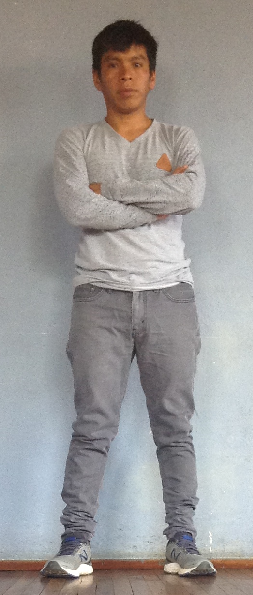
#> input picture Superposicion/image/yo4.png, 253 x 595 px
$ python histograma.py
#> lines starting #> are read from the running program, lines starting #| are printed output that depends on the picture
import cv2
import numpy as np
from matplotlib import pyplot as plt


img = cv2.imread('image/yo4.png')
#> img is the input picture: shape (595, 253, 3); mean B, G, R 150.9, 152.5, 155.2


color = ('b', 'g', 'r')

plt.subplot(121)
plt.imshow(cv2.cvtColor(img, cv2.COLOR_BGR2RGB))
plt.title("100.bmp")
plt.axis("off")


for i, c in enumerate(color):
    plt.subplot(222)
    hist = cv2.calcHist([img], [i], None, [512], [0, 512])
    plt.plot(hist, color=c)
    plt.xlim([0, 256])


'''
hist = cv2.calcHist([img],[0],None, [256], [0, 256])

plt.subplot(121)
plt.imshow(img,cmap='gray')
plt.title("Lena")

plt.subplot(122)
plt.plot(hist, color='gray')
plt.xlabel('Intensidad')
plt.ylabel('Pixeles')
'''
plt.show()
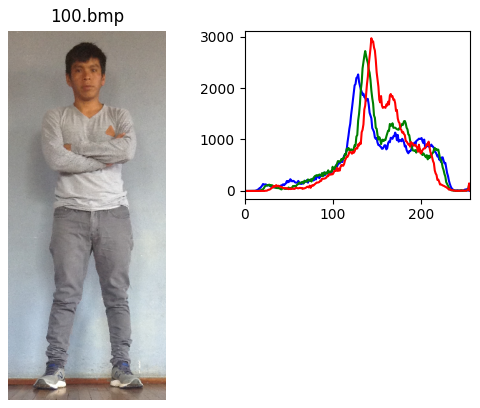
#> figure drawn by matplotlib, 2 panels; panel 2: curve peaks at x = 129, y = 2264; panel 2: curve peaks at x = 137, y = 2718; panel 2: curve peaks at x = 144, y = 2967

cv2.waitKey(0)
cv2.destroyAllWindows()

$ run again, with Superposicion/image/a.jpg saved as Superposicion/image/yo4.png
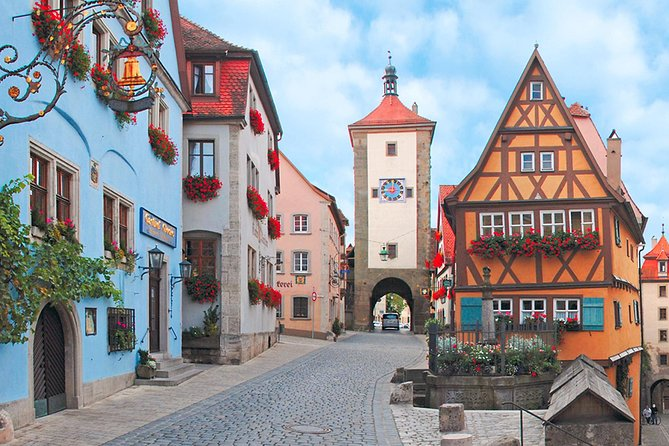
#> input picture Superposicion/image/a.jpg, 669 x 446 px
#> img is the input picture: shape (446, 669, 3); mean B, G, R 151.3, 147.6, 148
#> `plt.show()`:
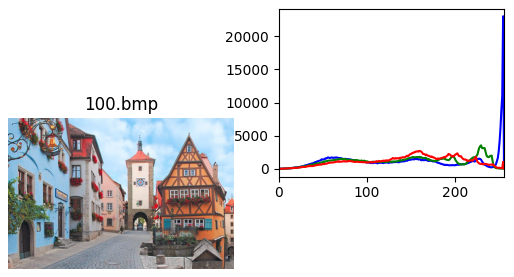
#> figure drawn by matplotlib, 2 panels; panel 2: curve peaks at x = 255, y = 22998; panel 2: curve peaks at x = 230, y = 3555; panel 2: curve peaks at x = 160, y = 2713
